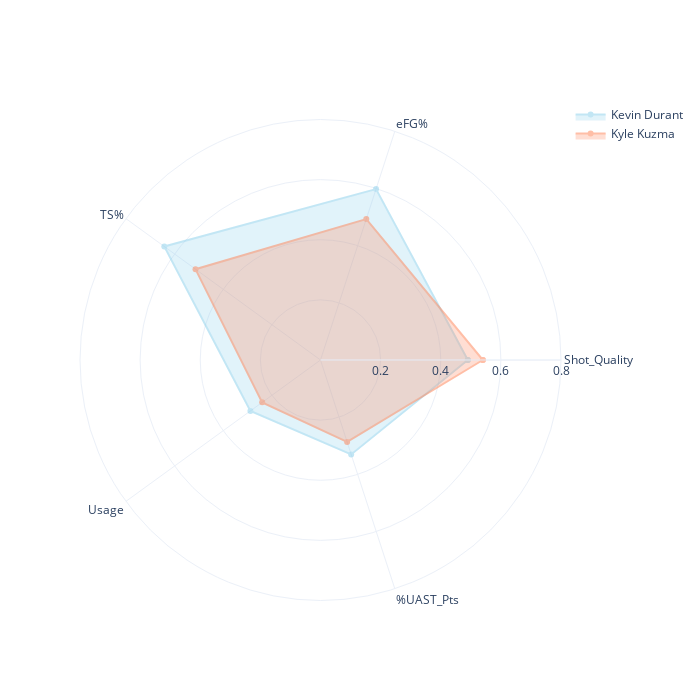

The cell this chart's notebook holds for it:
### Code cell
import plotly.graph_objects as go
import numpy as np

players = ['Kevin Durant', 'Kyle Kuzma']
categories = ['Shot_Quality', 'eFG%', 'TS%', 'Usage', '%UAST_Pts']

fig = go.Figure()

colors = ['skyblue', 'coral']
power = 1  # tweak between 1 and 3

for i, player in enumerate(players):
    player_data = cleaned[cleaned['Player'] == player].iloc[-1]
    values = player_data[categories].values.flatten()
    
    # Apply power transform to exaggerate differences
    values = np.power(values, power)
    values = np.clip(values, 0, 1)  # clip to [0,1]
    values = values.tolist()
    
    # close the loop
    values += values[:1]
    categories_loop = categories + categories[:1]

    fig.add_trace(go.Scatterpolar(
        r=values,
        theta=categories_loop,
        fill='toself',
        name=player,
        line=dict(color=colors[i]),
        opacity=0.5
    ))

fig.update_layout(
    polar=dict(
        radialaxis=dict(
            visible=True,
            range=[0, 0.8],
            tickvals=[0.2, 0.4, 0.6, 0.8],
            ticktext=["0.2", "0.4", "0.6", "0.8"],
        ),
    ),
    showlegend=True,
    title_x=0.5,
    height=700,
    width=700,
    template="plotly_white"
)

#fig.write_html("img/durant_kuzma_radar.html", include_plotlyjs="cdn", full_html=True)

### Figure 1 — Plotly figure (JSON) as saved in the notebook; plotly's stock layout.template omitted (floating-point values rounded to 4 significant figures)
{"data": [{"fill": "toself", "line": {"color": "skyblue"}, "name": "Kevin Durant", "opacity": 0.5, "r": [0.49, 0.5979, 0.6423, 0.2882, 0.3302, 0.49], "theta": ["Shot_Quality", "eFG%", "TS%", "Usage", "%UAST_Pts", "Shot_Quality"], "type": "scatterpolar"}, {"fill": "toself", "line": {"color": "coral"}, "name": "Kyle Kuzma", "opacity": 0.5, "r": [0.54, 0.4929, 0.5139, 0.2398, 0.2866, 0.54], "theta": ["Shot_Quality", "eFG%", "TS%", "Usage", "%UAST_Pts", "Shot_Quality"], "type": "scatterpolar"}], "layout": {"height": 700, "polar": {"radialaxis": {"range": [0, 0.8], "ticktext": ["0.2", "0.4", "0.6", "0.8"], "tickvals": [0.2, 0.4, 0.6, 0.8], "visible": true}}, "showlegend": true, "title": {"x": 0.5}, "width": 700}}
